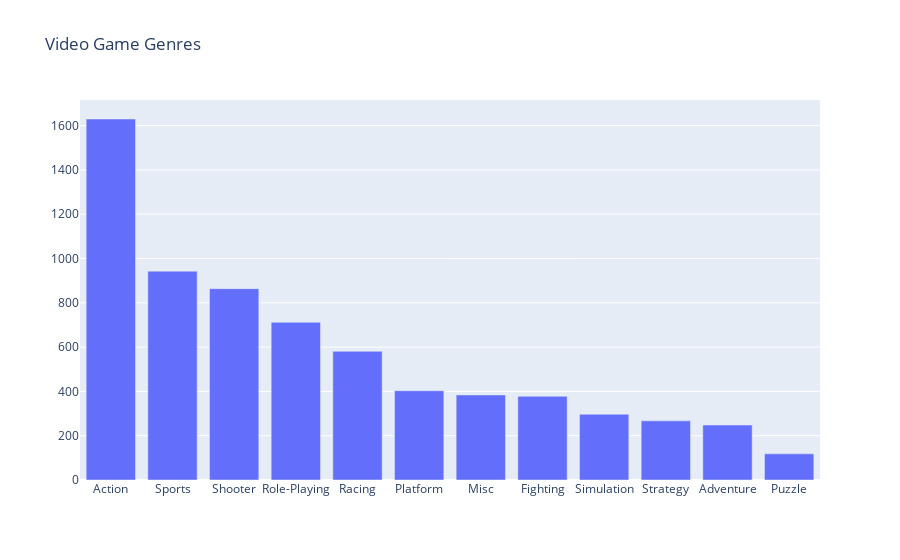

The code cell stored with this chart in its notebook:
### Markdown cell above
From the graph, PlayStation series had the highest sales among all the platforms,
And it was same in all the regions. Only in Japan, sales of Nintendo was close to PlayStation.

### Code cell
Genre = Counter(df['Genre'].tolist()).most_common()
x = [x[0] for x in Genre]
y = [x[1] for x in Genre]

fig = go.Bar(x = x,
             y = y,
             )

layout = go.Layout()

fig = go.Figure(data = fig, layout = layout)

fig.update_layout(title_text='Video Game Genres')

fig.show()
#The idea of the code is from https://www.kaggle.com/code/krishnabhatt4/video-game-sales-analysis

### Figure 1 — Plotly figure (JSON) as saved in the notebook; plotly's stock layout.template omitted (floating-point values rounded to 4 significant figures)
{"data": [{"x": ["Action", "Sports", "Shooter", "Role-Playing", "Racing", "Platform", "Misc", "Fighting", "Simulation", "Strategy", "Adventure", "Puzzle"], "y": [1630, 943, 864, 712, 581, 403, 384, 378, 297, 267, 248, 118], "type": "bar"}], "layout": {"title": {"text": "Video Game Genres"}}}
